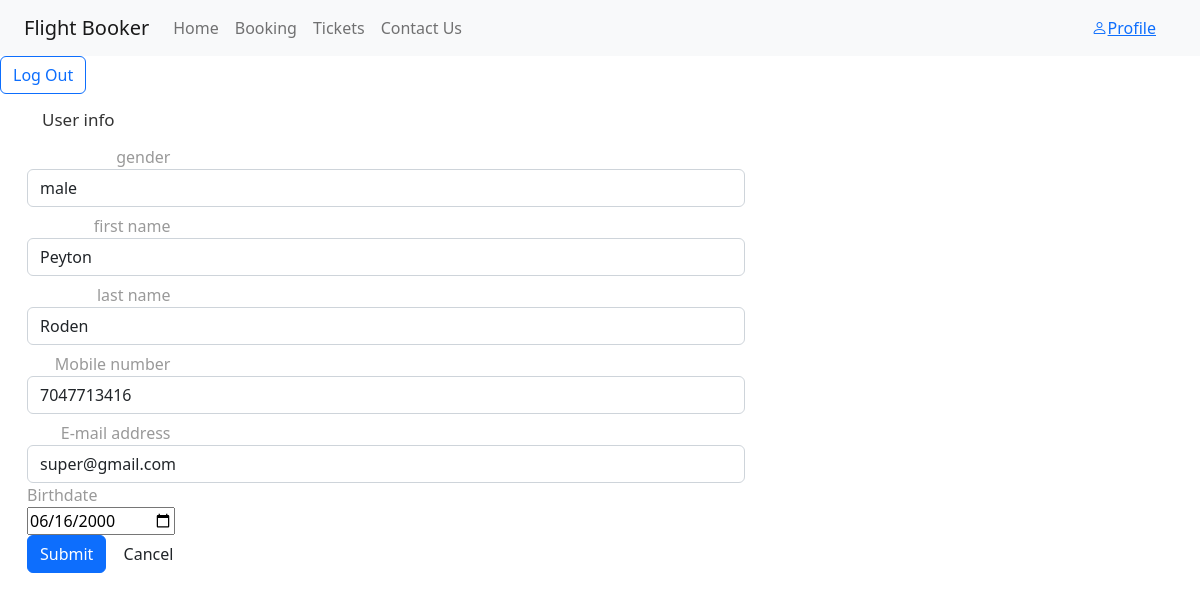
The app's page /accounts/profile_page/ (signed in), older data.
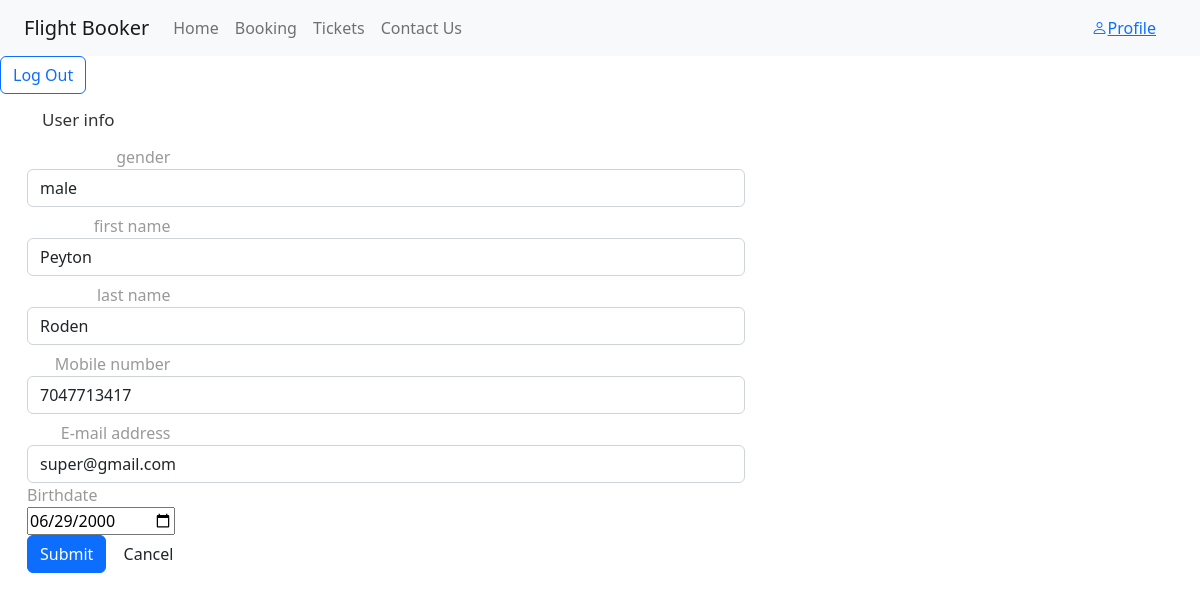
The same page, newer data.
### accounts/models.py (models this page shows, shortened)
class CustomUser(AbstractUser):
    username = None
    first_name = models.CharField(max_length=2000,null=True,blank=True)
    last_name = models.CharField(max_length=2000,null=True,blank=True)
    gender = models.CharField(max_length=2000,null=True,blank=True)
    phone_number = models.CharField(max_length=2000,null=True,blank=True)
    dob = models.DateField(null=True, blank = True)
    email = models.EmailField(_("email address"), unique=True)
    is_active = models.BooleanField(default=True)
    date_joined = models.DateTimeField(default=timezone.now)
    USERNAME_FIELD = "email"
    REQUIRED_FIELDS = []
    objects = CustomUserManager()

### accounts/views.py (the view)
# urls.py: path("profile_page/", profile_page, name="profile_page"),
def profile_page(request):
    return render(request, "registration/profile_page.html", {})

### templates/registration/profile_page.html (shortened to what this page needs)
{% extends "base.html" %}
{% block content %}
{% if user.is_authenticated %}
<p class="lead"><a href="{% url 'logout' %}" class="btn btn-default btn-outline-primary">Log Out</a></p>
<div class="container bootstrap snippets bootdeys">
<div class="row">
  <div class="col-xs-12 col-sm-9">
    <form class="form-horizontal" name="enq" method="post" action="submit" onsubmit="return validation();">
      <div class="panel panel-default">
        <div class="panel-heading">
        <h4 class="panel-title">User info</h4>
        </div>
        <div class="panel-body">
          <div class="form-group">
            <label class="col-sm-2 control-label">gender</label>
            {% if user.gender != "male" and user.gender != "female" %}
            <div class="col-sm-10">
                <select class="form-control" name = "gender">
                  <option selected="">Select gender</option>
                  <option value = "male">male</option>
                  <option value = "female">female</option>
                  <option value = "female">other</option>
                </select>
              </div>
            {% else %}
            <div class="col-sm-10">
                <select class="form-control" name = "gender">
                  <option value = "male" selected>male</option>
                </select>
              </div>
            {% endif %}
          </div>
          <div class="form-group">
            <label class="col-sm-2 control-label">first name</label>
            <div class="col-sm-10">
              <input type="text" class="form-control" name = "first_name" value =  '{{ user.first_name }}'>
            </div>
          </div>
          <div class="form-group">
            <label class="col-sm-2 control-label">last name</label>
            <div class="col-sm-10">
              <input type="text" class="form-control" name = "last_name" value =  '{{ user.last_name }}'>
            </div>
          </div>
        <div class="panel-body">
          <div class="form-group">
            <label class="col-sm-2 control-label">Mobile number</label>
            <div class="col-sm-10">
              <input type="tel" class="form-control" name = "phone_number" value =  '{{ user.phone_number }}'>
            </div>
          </div>
          <div class="form-group">
            <label class="col-sm-2 control-label">E-mail address</label>
            <div class="col-sm-10">
              <input type="email" class="form-control" name = "email" value =  '{{ user.email }}'  >
            </div>
          </div>
          <div class="form-group">
            <label for="birthdate">Birthdate</label>
            <div class="col-sm-10">
                <input type="date" id="birthdate" name="birthdate" value='{{ user.dob|slugify }}'>
            </div>
          </div>
        </div>
      </div>
          <div class="form-group">
            <div class="col-sm-10 col-sm-offset-2">
              <button type="submit" class="btn btn-primary">Submit</button>
              <button type="reset" class="btn btn-default">Cancel</button>
            </div>
          </div>
        </div>
      </div>
  </div>
</div>
{% else %}
  <p>You are not logged in</p>
  <a href="{% url 'login' %}">Log In</a>
{% endif %}
{% endblock %}

Row changes from the older to the newer data that the page shows:
changed CustomUser "Peyton": phone_number "7047713416" → "7047713417"; birthdate "06/16/2000" → "06/29/2000"
